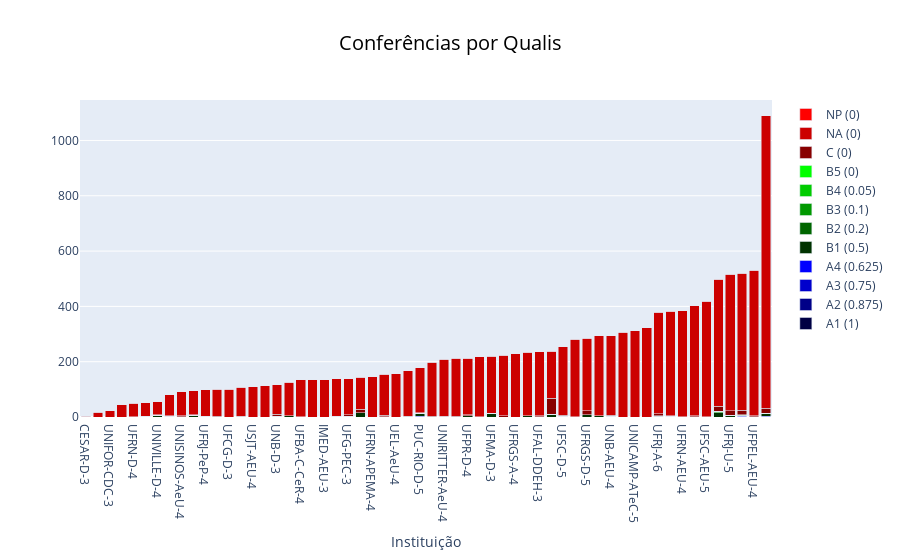
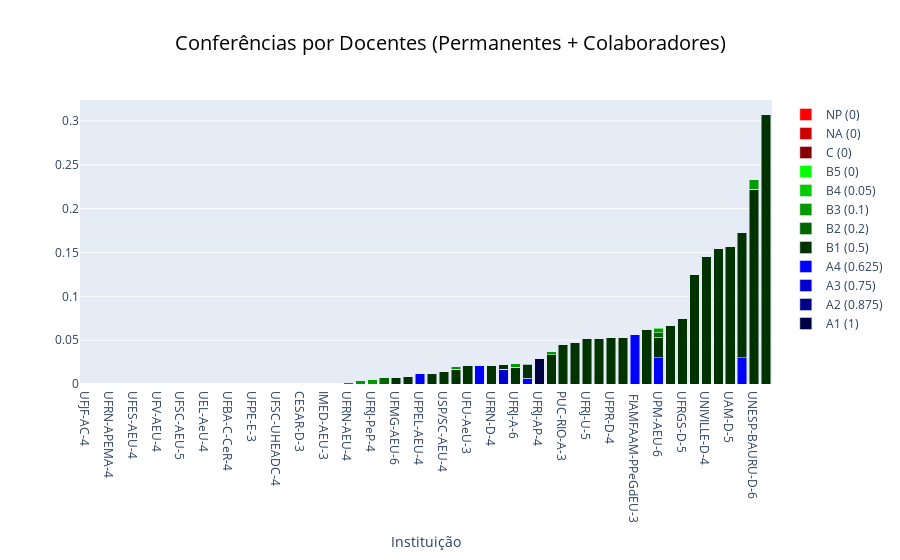
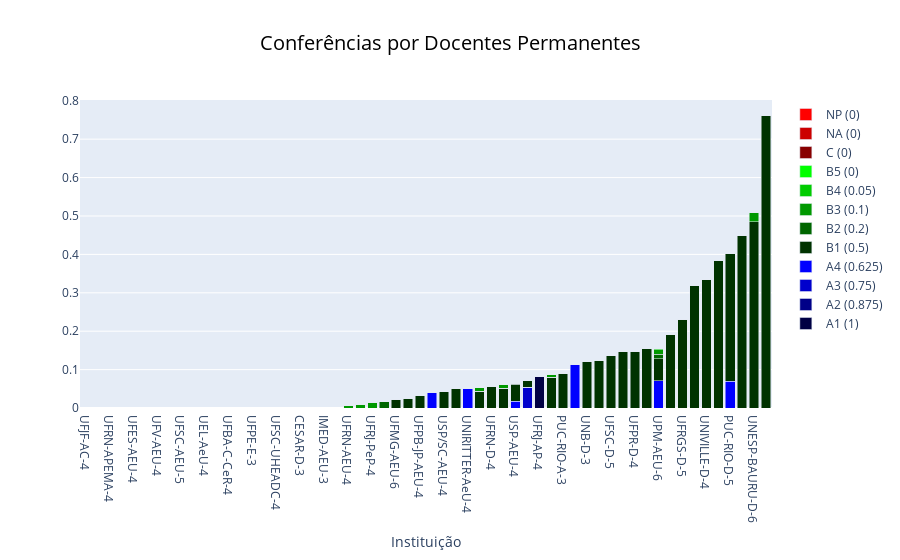

Notebook code cell kept with these figures, in order:
### Code cell
make_chart(conferencias_qualis, 'Conferências por Qualis')
make_chart(conferencias_docente, 'Conferências por Docentes (Permanentes + Colaboradores)')
make_chart(conferencias_permanente, 'Conferências por Docentes Permanentes')
